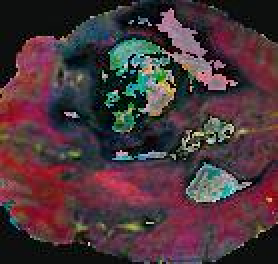
#> input picture images/volume_1.jpg, 139 x 132 px (shown 2 times larger); its folder holds only this picture in this run
$ python -i deleted.py   (imports and definitions only)
#> lines starting #> are read from the running program, lines starting #| are printed output that depends on the picture

        # [51 lines of commented-out code are left out]
import os
import numpy as np
import cv2 as cv2
from tkinter import filedialog, messagebox
import random
import shutil
import yaml


class load_dataset():
    def __init__(self, train_frame):
        self.train_frame = train_frame
        self.mainapp_obj = train_frame.mainapp_obj
        self.select_directory()

    # [122 lines left out: functions create_yaml_file, select_directory, dataset_split, not called in this run]


import os
import numpy as np
import cv2
from tkinter import filedialog, messagebox
import random
import yaml


class LoadDataset:
    # [113 lines left out: functions __init__, create_yaml_file, select_directory, dataset_split, move_files, process_image_label, not called in this run]

>>> import cv2
>>> picture = cv2.imread('images/volume_1.jpg', cv2.IMREAD_GRAYSCALE)
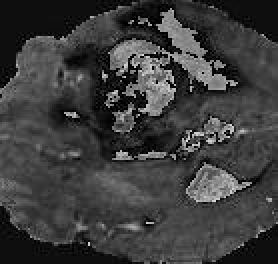
#> picture: shape (132, 139) (shown 2 times larger); min 0, max 231, mean 60.5
#> (the run stopped early here; a loop or call above may not have finished)

$ run again, on images/volume_2.jpg
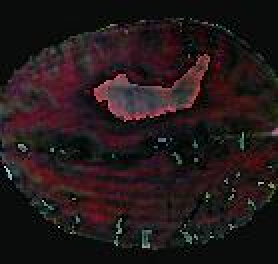
#> input picture images/volume_2.jpg, 139 x 132 px (shown 2 times larger)
#> `picture = cv2.imread('images/volume_1.jpg', cv2.IMREAD_GRAYSCALE)`:
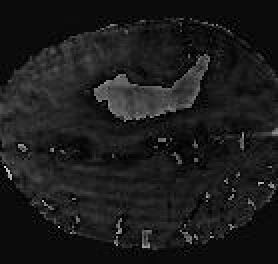
#> picture: shape (132, 139) (shown 2 times larger); min 0, max 225, mean 27.6

$ run again, on images/volume_3.jpg
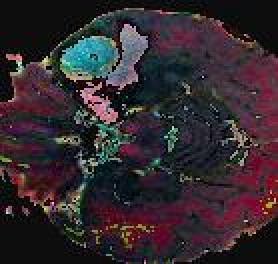
#> input picture images/volume_3.jpg, 139 x 132 px (shown 2 times larger)
#> `picture = cv2.imread('images/volume_1.jpg', cv2.IMREAD_GRAYSCALE)`:
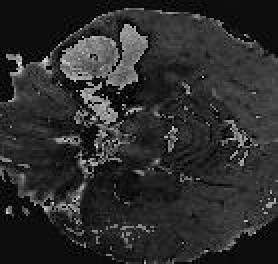
#> picture: shape (132, 139) (shown 2 times larger); min 0, max 231, mean 44.5

$ run again, on images/volume_4.jpg
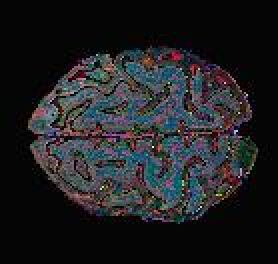
#> input picture images/volume_4.jpg, 139 x 132 px (shown 2 times larger)
#> `picture = cv2.imread('images/volume_1.jpg', cv2.IMREAD_GRAYSCALE)`:
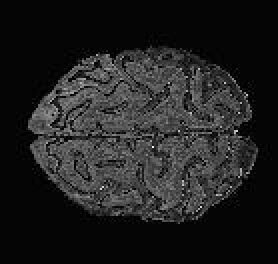
#> picture: shape (132, 139) (shown 2 times larger); min 0, max 248, mean 32.6
